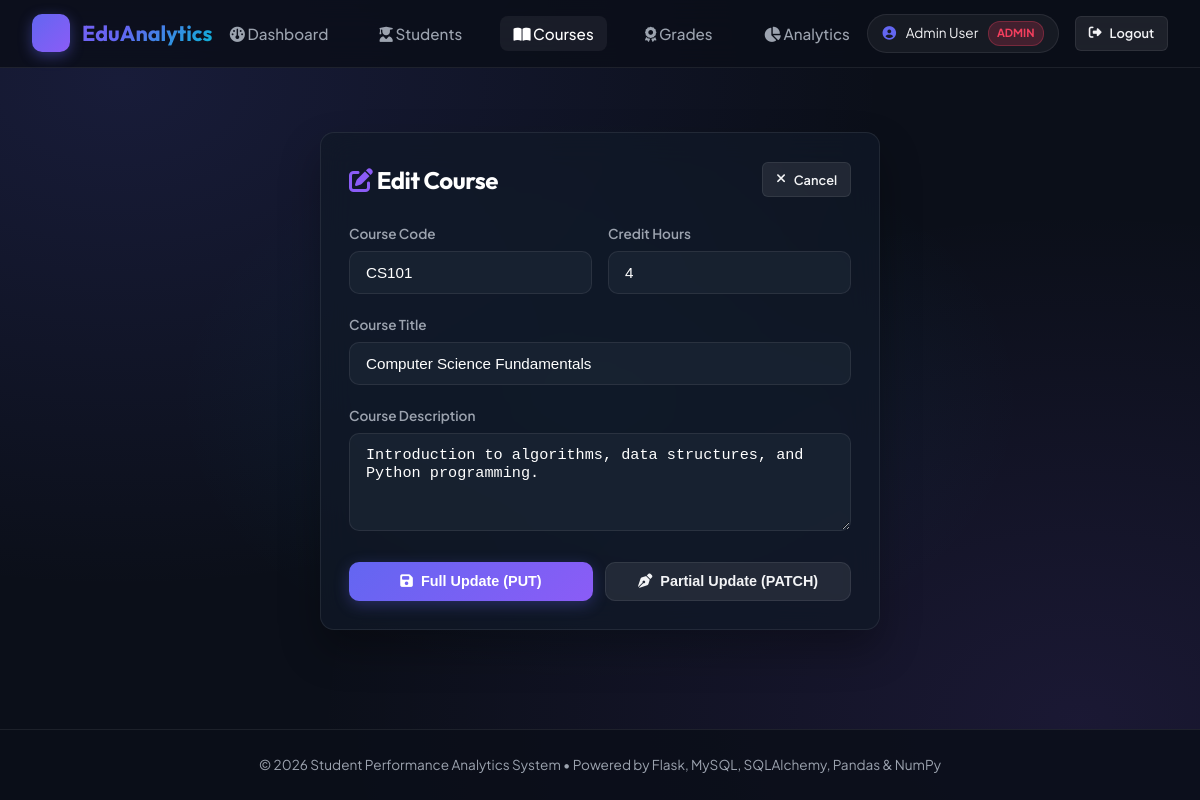
The app's page /courses/1/edit (signed in) with its own data.
### models.py (models this page shows, shortened)
class User(db.Model):
    __tablename__ = 'users'
    id = db.Column(db.Integer, primary_key=True)
    name = db.Column(db.String(100), nullable=False)
    email = db.Column(db.String(120), unique=True, nullable=False, index=True)
    password_hash = db.Column(db.String(255), nullable=False)
    role = db.Column(db.String(20), nullable=False, default='student')  # 'admin' or 'student'
    created_at = db.Column(db.DateTime, default=datetime.utcnow)
    student_profile = db.relationship('Student', backref='user', uselist=False, lazy=True)

class Course(db.Model):
    __tablename__ = 'courses'
    id = db.Column(db.Integer, primary_key=True)
    name = db.Column(db.String(150), nullable=False)
    code = db.Column(db.String(20), unique=True, nullable=False, index=True)
    description = db.Column(db.Text, nullable=True)
    credits = db.Column(db.Integer, default=3)
    grades = db.relationship('Grade', backref='course', cascade='all, delete-orphan', lazy=True)

### app.py (the view)
@app.route('/courses/<int:id>/edit', methods=['GET'])
@admin_required
def edit_course_form(id):
    course = Course.query.get_or_404(id)
    return render_template('courses/form.html', course=course)

### app.py (called while the page is built)
@app.before_request
def method_override():
    if request.method == 'POST' and '_method' in request.form:
        method = request.form['_method'].upper()
        if method in ['PUT', 'PATCH', 'DELETE']:
            request.environ['REQUEST_METHOD'] = method

@app.context_processor
def inject_user():
    user = get_current_user_from_request()
    return dict(current_user=user)

### auth.py (called while the page is built)
def decode_jwt(token):
    try:
        payload = jwt.decode(token, current_app.config['JWT_SECRET_KEY'], algorithms=['HS256'])
        return payload
    except Exception as e:
        return None

def get_current_user_from_request():
    token = None
    auth_header = request.headers.get('Authorization')
    if auth_header and auth_header.startswith('Bearer '):
        token = auth_header.split(' ')[1]
    if not token:
        token = request.cookies.get('jwt_token')
    if token:
        payload = decode_jwt(token)
        if payload:
            user_id = int(payload.get('sub')) if payload.get('sub') and str(payload.get('sub')).isdigit() else None
            user = db.session.get(User, user_id) if user_id else None
            if not user and payload.get('email'):
                user = User.query.filter_by(email=payload.get('email')).first()
            return user
    return None

def admin_required(f):
    @wraps(f)
    def decorated_function(*args, **kwargs):
        user = get_current_user_from_request()
        if not user:
            if request.path.startswith('/api/'):
                return jsonify({'error': 'Authentication required'}), 401
            flash('Please log in as Administrator.', 'warning')
            return redirect(url_for('login_page'))
        if user.role != 'admin':
            if request.path.startswith('/api/'):
                return jsonify({'error': 'Forbidden', 'message': 'Admin access required'}), 403
            flash('Access denied. Administrator rights required.', 'danger')
            return redirect(url_for('dashboard'))
        g.current_user = user
        return f(*args, **kwargs)
    return decorated_function

### templates/courses/form.html (shortened to what this page needs)
{% extends 'base.html' %}
{% block content %}
<div style="max-width: 560px; margin: 2rem auto;">
    <div class="glass-card">
        <div style="display: flex; justify-content: space-between; align-items: center; margin-bottom: 1.5rem;">
            <h2>
                {% if course %}
                <i class="fa-solid fa-pen-to-square" style="color: var(--accent-purple);"></i> Edit Course
                {% else %}
                <i class="fa-solid fa-plus-circle" style="color: var(--accent-purple);"></i> Add New Course
                {% endif %}
            </h2>
            <a href="{{ url_for('list_courses') }}" class="btn btn-secondary btn-sm"><i class="fa-solid fa-xmark"></i> Cancel</a>
        </div>
        <form action="{% if course %}{{ url_for('update_course_full', id=course.id) }}{% else %}{{ url_for('create_course') }}{% endif %}" method="POST">
            <div style="display: grid; grid-template-columns: 1fr 1fr; gap: 1rem;">
                <div class="form-group">
                    <label class="form-label" for="code">Course Code</label>
                    <input type="text" id="code" name="code" class="form-control" placeholder="e.g. CS101" value="{{ course.code if course else '' }}" required style="text-transform: uppercase;">
                </div>
                <div class="form-group">
                    <label class="form-label" for="credits">Credit Hours</label>
                    <input type="number" id="credits" name="credits" class="form-control" placeholder="3" min="1" max="6" value="{{ course.credits if course else 3 }}" required>
                </div>
            </div>
            <div class="form-group">
                <label class="form-label" for="name">Course Title</label>
                <input type="text" id="name" name="name" class="form-control" placeholder="e.g. Operating Systems & Architecture" value="{{ course.name if course else '' }}" required>
            </div>
            <div class="form-group">
                <label class="form-label" for="description">Course Description</label>
                <textarea id="description" name="description" class="form-control" rows="4" placeholder="Brief summary of course scope and prerequisites...">{{ course.description if course else '' }}</textarea>
            </div>
            <div style="display: flex; gap: 0.75rem; margin-top: 1.5rem;">
                {% if course %}
                <button type="submit" onclick="document.getElementById('methodOverride').value='PUT'" class="btn btn-primary" style="flex: 1;">
                    <i class="fa-solid fa-floppy-disk"></i> Full Update (PUT)
                </button>
                <button type="submit" onclick="document.getElementById('methodOverride').value='PATCH'" class="btn btn-secondary" style="flex: 1;">
                    <i class="fa-solid fa-pen-nib"></i> Partial Update (PATCH)
                </button>
                {% else %}
                <button type="submit" class="btn btn-primary" style="width: 100%;">
                    <i class="fa-solid fa-plus"></i> Save Course Offering
                </button>
                {% endif %}
            </div>
        </form>
    </div>
</div>
{% endblock %}

### templates/base.html (shortened to what this page needs)
<!DOCTYPE html>
<html lang="en">
<head>
    <link rel="stylesheet" href="https://cdnjs.cloudflare.com/ajax/libs/font-awesome/6.4.0/css/all.min.css">
    <link rel="stylesheet" href="{{ url_for('static', filename='css/style.css') }}">
</head>
<body>
    <nav class="navbar">
        <div class="nav-container">
            <a href="{{ url_for('dashboard') }}" class="brand-logo">
                <div class="brand-icon"><i class="fa-solid fa-chart-line"></i></div>
                <span>EduAnalytics</span>
            </a>
            {% if current_user %}
            <ul class="nav-links">
                <li><a href="{{ url_for('dashboard') }}" class="nav-link {% if request.endpoint == 'dashboard' %}active{% endif %}"><i class="fa-solid fa-gauge"></i> Dashboard</a></li>
                <li><a href="{{ url_for('list_students') }}" class="nav-link {% if 'student' in request.endpoint %}active{% endif %}"><i class="fa-solid fa-user-graduate"></i> Students</a></li>
                <li><a href="{{ url_for('list_courses') }}" class="nav-link {% if 'course' in request.endpoint %}active{% endif %}"><i class="fa-solid fa-book-open"></i> Courses</a></li>
                <li><a href="{{ url_for('list_grades') }}" class="nav-link {% if 'grade' in request.endpoint %}active{% endif %}"><i class="fa-solid fa-award"></i> Grades</a></li>
                <li><a href="{{ url_for('analytics_dashboard') }}" class="nav-link {% if 'analytics' in request.endpoint %}active{% endif %}"><i class="fa-solid fa-chart-pie"></i> Analytics</a></li>
            </ul>
            <div style="display: flex; align-items: center; gap: 1rem;">
                <div class="user-badge">
                    <i class="fa-solid fa-circle-user" style="color: var(--accent-indigo);"></i>
                    <span>{{ current_user.name }}</span>
                    <span class="role-pill role-{{ current_user.role }}">{{ current_user.role }}</span>
                </div>
                <a href="{{ url_for('logout') }}" class="btn btn-secondary btn-sm" title="Log Out"><i class="fa-solid fa-right-from-bracket"></i> Logout</a>
            </div>
            {% else %}
            <div style="display: flex; gap: 0.75rem;">
                <a href="{{ url_for('login_page') }}" class="btn btn-secondary btn-sm">Log In</a>
                <a href="{{ url_for('register_page') }}" class="btn btn-primary btn-sm">Register</a>
            </div>
            {% endif %}
        </div>
    </nav>
    <main class="main-wrapper">
        {% block content %}{% endblock %}
    </main>
    <footer>
        <p>&copy; 2026 Student Performance Analytics System &bull; Powered by Flask, MySQL, SQLAlchemy, Pandas & NumPy</p>
    </footer>
</body>
</html>

### records on screen
User: name "Admin User", role "ADMIN"
Course: code "CS101", credits "4", name "Computer Science Fundamentals", description "Introduction to algorithms, data structures, and Python programming."
